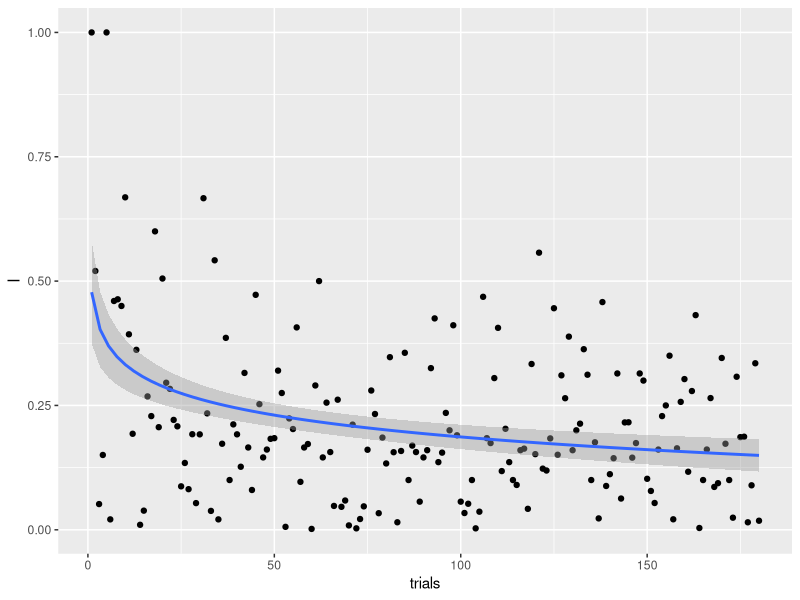
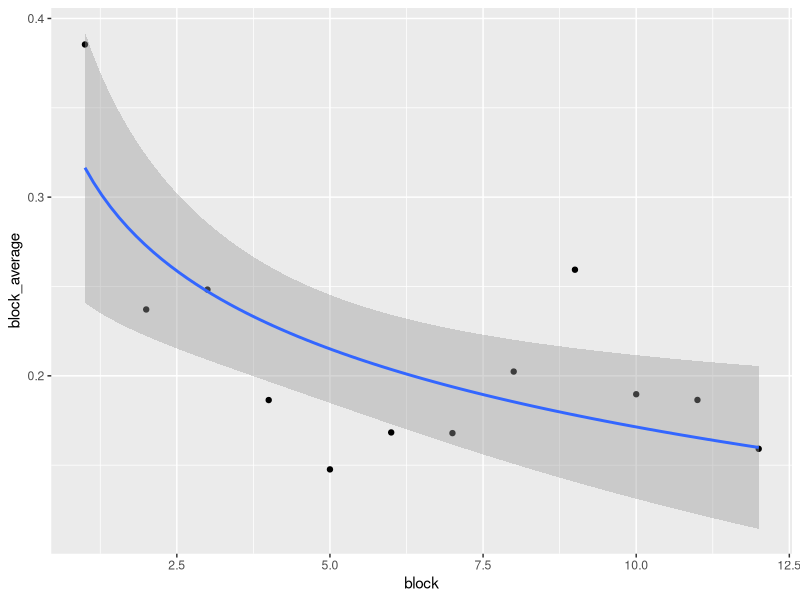

Here is the R script that generated these plots, in order:
setwd("F:/Tools/Rworkspace/FYP-data-analysis/Group analysis/BP individual")
library("ggplot2")
library("BayesFactor")
data <- read.csv("individual data.csv", header = TRUE)

I <- data$X68851
blockma <- matrix(I, ncol = 15, byrow = TRUE)
block_average <- apply(blockma, 1, mean)
block <- 1:12
trial <- 1:180
logI <- log(I)
logB <- log(block_average)
data1 <- data.frame(trial, block, block_average, logI, logB)

# logrithmic regression for trials and block average
fitT <- lm(log(I) ~ trials, data=data)
summary(fitT)
bfT <- regressionBF(logI ~ trial, data=data1)
extractBF(bfT)
fitB <- lm(log(block_average) ~ block)
summary(fitB)
bfB <- regressionBF(logB ~ block, data=data1)
extractBF(bfB)


plot.trial <- ggplot(data,aes(trials, I)) + 
  geom_point() + 
  geom_smooth(method=lm, formula=y~log(x))
plot.trial
plot.block <- ggplot(mapping = aes(block, block_average)) + 
  geom_point() + 
  geom_smooth(method=lm, formula=y~log(x))
plot.block
